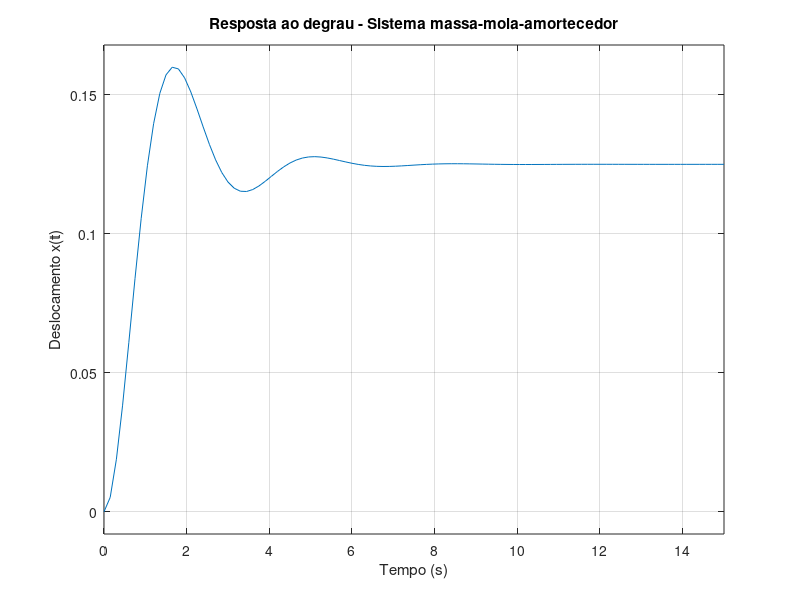

Source code (MATLAB):
% 1. Sistema massa-mola-amortecedor (Caixa Branca)

% Parâmetros do sistema
M = 2;  % massa (kg)
B = 3;  % coeficiente de amortecimento
K = 8;  % constante elástica

% Modelo: M*x'' + B*x' + K*x = F(t)
% Função de transferência: X(s)/F(s) = 1 / (M*s^2 + B*s + K)
num = 1;
den = [M B K];

sys = tf(num, den);

% Mostra a função de transferência no Command Window
disp('Função de transferência do sistema massa-mola-amortecedor:');
sys

% Gráfico da resposta ao degrau durante 15 segundos
figure;
step(sys, 15);
xlabel('Tempo (s)');
ylabel('Deslocamento x(t)');
title('Resposta ao degrau - Sistema massa-mola-amortecedor');
grid on;
